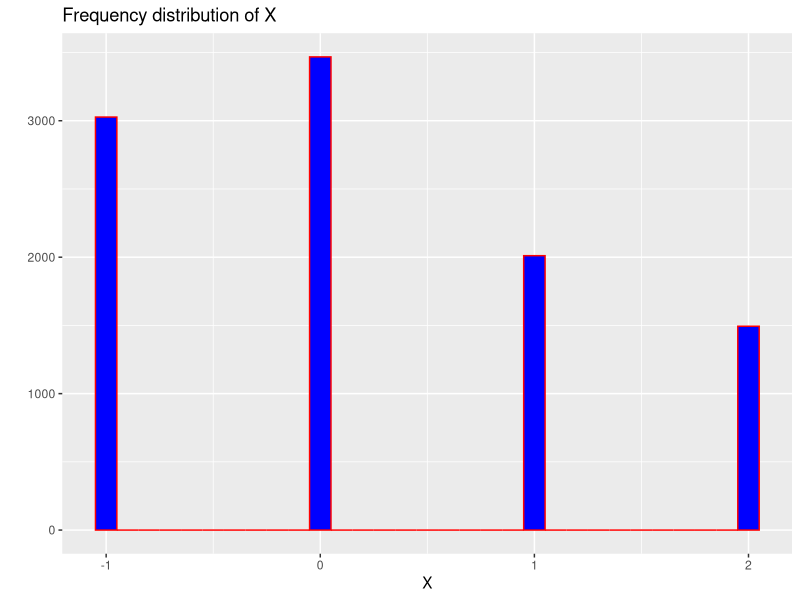
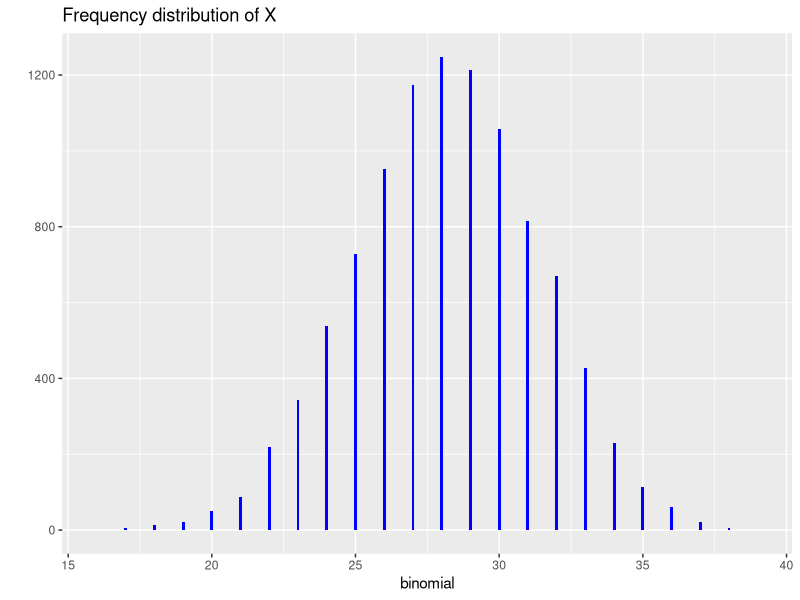
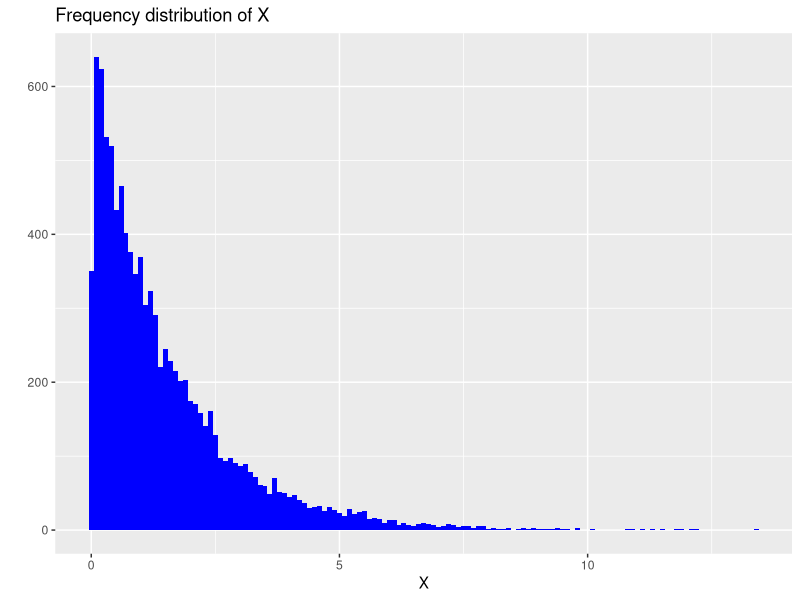

Reproduce these figures in R, in order.
## ---- chunk 1
#LGM Method
options(scipen=10)
n <- 10000
a <- 7^5
b <- 0
m <- 2^31 - 1

lgm <- function(n){
rand <- numeric(n)
rand[1] <- 0.001
for (i in 2:n) {
    rand[i] = (rand[i-1]*a)%%m
}
return (rand/m) 
}
unirand <- lgm(n)
mean(unirand)
sd(unirand)
## ---- chunk 2
srand <- runif(n)
mean(srand)
sd(srand)
## ---- chunk 3
library(ggplot2)
X <- numeric(n)
p <- c(0.3,0.35,0.2,0.15)
for (j in 1:n){
if (unirand[j] <= p[1]){
    X[j] = -1  
} 
else if (unirand[j] > p[1] && unirand[j] <= sum(p[1:2])){
    X[j] = 0 
}
else if (unirand[j] > sum(p[1:2]) && unirand[j] <= sum(p[1:3])){
    X[j] = 1 
}
else{ 
    X[j] = 2 
}
}
X[1:10]
## ---- chunk 4
qplot(X,geom="histogram", fill = I("blue"), col = I("red"), binwidth = 0.1, main = "Frequency distribution of X")
mean(X)
sd(X)
## ---- chunk 5
m <- 44
p <- 0.64
uniform <- as.numeric(lgm(n*m),n*m)
vec <- which(uniform<p) 
uniform[vec] <- 1
uniform[-vec] <- 0
uniformmatrix <- matrix(uniform,n,m)
binomial <- c(rowSums(uniformmatrix)) 
## ---- chunk 6
qplot(binomial,geom="histogram", fill = I("blue"), binwidth = 0.1, main = "Frequency distribution of X")
prob <- length(which(binomial>=40))/length(binomial)
bprob <- sum(dbinom(40:44,44,0.64))
## ---- chunk 7
X <- -1.5*log(1-unirand) 
## ---- chunk 8
Fone <- length(which(X>=1))/length(X)
Ffour <- length(which(X>=4))/length(X) 
## ---- chunk 9
mean(X)
sd(X)
qplot(X,geom="histogram", fill = I("blue"), binwidth = 0.1, main = "Frequency distribution of X")
## ---- chunk 10
unirand <- runif(5000)
## ---- chunk 11
#box-muller method
start <- Sys.time()
unimatrix <- matrix(runif(5000),2500,2)
Zone <- sqrt(-2*log(unimatrix[,1]))*cos(2*pi*unimatrix[,2])
Ztwo <- sqrt(-2*log(unimatrix[,1]))*sin(2*pi*unimatrix[,2])
#combine Z1 and Z2 each with 2500 random normal numbers
Z <- rbind(Zone, Ztwo)
end <- Sys.time()
## ---- chunk 12
mean(Z)
sd(Z)
BMtime <- end - start
## ---- chunk 13
start <- Sys.time()
Urand <- matrix(runif(6500),ncol=2)
Vone <- 2*Urand[,1] - 1
Vtwo <- 2*Urand[,2] - 1
w <- Vone^2 + Vtwo^2
Urand <- cbind(Urand,Vone,Vtwo,w)
Urand <- subset(Urand, w<=1)[c(1:2500),]
polarZone <- Urand[,3] * sqrt((-2*log(Urand[,5]))/Urand[,5])
polarZtwo <- Urand[,4] * sqrt((-2*log(Urand[,5]))/Urand[,5])
#combine Z1 and Z2 each with 2500 random normal numbers
polarZ <- rbind(polarZone,polarZtwo)
end <- Sys.time()
## ---- chunk 14
mean(polarZ)
sd(polarZ)
PMtime <- end-start
